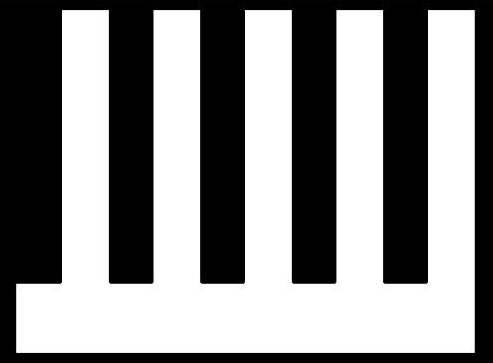
#> input picture Colored Polygons/GS1.jpeg, 493 x 363 px, given in place of PH1.png, which was not available
$ python 'Creating a polygon.py'
#> lines starting #> are read from the running program, lines starting #| are printed output that depends on the picture; after the words box and inside, x2 and y2 are one past the last pixel; in counts of white or black regions, pixels touching at a corner belong together; pictures that were not available may be replaced by others from this repository, and a replacement may not be noted
#Creating a polygdn
import numpy as np
import matplotlib.pyplot as plt
from PIL import Image
Dy = list()
'''P = [(24970,19250),(23600,19250),(20740,22110),(22790,24160),(19395,27554)\
    ,(17345,25504),(15560,27289),(15560,30215),(16490,30215),(16490,31500)\
    ,(20670,31500),(20670,33700),(23370,33700),(23370,31150),(25785,31150)\
    ,(25785,41415),(16740,41415),(16740,39400),(10060,39400),(10060,41415)\
    ,(4315,41415),(4315,39400),(1300,39400),(1300,31300),(3545,31300)\
    ,(3545,34300),(6245,34300),(6245,29085),(4785,29085),(4785,26570)\
    ,(2085,26570),(2085,28615),(0,28615),(0,21110),(11925,21110),(12445,21630)\
    ,(16865,17210),(14600,14946),(16407,13139),(14498,11230),(12691,13036)\
    ,(9085,9430),(11430,7085),(11430,4800),(19590,4800),(19590,9250),(26255,9250)\
    ,(26255,7085),(32000,7085),(32000,9720),(36510,9720),(36510,15050)\
    ,(34330,15050),(34330,12850),(31430,12850),(31430,19250),(34330,19250)\
    ,(34330,17050),(37480,17050),(37480,23430),(34330,23430),(34330,26060)\
    ,(28385,26060),(28385,24260),(24970,24260),(24970,19250)]
P = [(0,0),(100,0),(100,10),(100,50),(90,50),(90,10),(80,10),(80,50),(70,50)\
     ,(70,10),(60,10),(60,50),(50,50),(50,10),(40,10),(40,50)\
     ,(30,50),(30,10),(20,10),(20,50),(10,50),(10,10),(0,10),(0,0)]
P = [(24970,19250),(23600,19250),(20740,22110),(22790,24160),(19395,27554),\
    (17345,25504),(15560,27289),(15560,30215),(11165,30215),(11165,27915),\
    (12435,27915),(15220,24415),(12445,21630),(16865,17210),(19650,19995),\
    (23600,16045),(24970,16045)]
P = [(8,8),(9,6),(11,8),(10,10),(9,12),(6,12),(5,16),(3,13),(0,13),(4,10)\
       ,(0,0),(5,0),(8,2),(6,6),(7,7)]
P = [(12,3),(8,8),(14,8),(9,11),(4,8),\
       (6,5),(2,8.5),(4,11),(0.5,11),(-2,7.5),(2,6),(-3,6),\
       (-2,3),(3,0),(4,2),(8,0),(14,0),(16,2),(15,8),(13,7)]
P = [(0,0),(100,0),(100,10),(100,50),(90,50),(90,10),(80,10),(80,50),(70,50)\
    ,(70,10),(60,10),(60,50),(50,50),(50,10),(40,10),(40,50)\
    ,(30,50),(30,10),(20,10),(20,50),(10,50),(10,10),(0,10)]
P = [(0,0),(4,0),(4,4),(0,4)]
P = [(10,10),(8,6),(7,8),(5,6),(4,7),(2,3)\
       ,(0,4),(0,2),(1,1),(6,0),(8,0),(10,2),(9,4)]
P = [(1,1),(2,2),(1,5),(4,3),(5,7),(5,5),(10,10),(10,-5),(6,-1),(3,-3)]
P = [(3,16),(4,13),(5,11),(6,10),(8,9),(7,7),(5,4),(6,2),(7,4),(7,0),\
       (4,0),(1,0),(1,1),(2,1),(3,3),(2,3),(2,6),(1,3),(0,3),(1,6)]
P = [(4,4),(8,4),(8,0),(14,-5),(20,0),(20,6),(15,6),(15,10),\
    (20,10),(20,14),(16,14),(16,16),(10,16),(10,14),(6,14),(6,16),(2,16)\
       ,(2,14),(0,14),(-5,7),(0,0),(2,-2),(4,0),(4,4)]
P = [(4000,4000),(8000,4000),(8000,0),(14000,-5000),(20000,0),(20000,6000),(15000,6000),(15000,10000),\
    (20000,10000),(20000,14000),(16000,14000),(16000,16000),(10000,16000),(10000,14000),(6000,14000),(6000,16000),(2000,16000),\
    (2000,14000),(0,14000),(-5000,7000),(0,0),(2000,-2000),(4000,0),(4000,4000)]'''

# P = [(25,19),(23,19),(21,22),(23,24),(19,28)\
#     ,(17,26),(16,27),(16,30),(16,30),(16,32)\
#     ,(21,32),(21,34),(23,34),(23,31),(26,31)\
#     ,(26,41),(17,41),(17,39),(10,39),(10,41)\
#     ,(4,41),(4,39),(1,39),(1,31),(3,31)\
#     ,(3,34),(6,34),(6,29),(5,29),(5,27)\
#     ,(2,27),(2,29),(0,29),(0,21),(11,21),(12,22)\
#     ,(17,17),(15,15),(16,13),(14,11),(13,13)\
#     ,(9,9),(11,7),(11,5),(20,5),(20,9),(26,9)\
#     ,(26,7),(32,7),(32,10),(37,10),(37,15)\
#     ,(34,15),(34,13),(31,13),(31,19),(34,19)\
#     ,(34,17),(37,17),(37,23),(34,23),(34,26)\
#     ,(28,26),(28,24),(25,24)]

P = [(12,3),(8,8),(14,8),(9,11),(4,8),(6,5),(2,8.5),(4,11),(0.5,11),(-2,7.5),(2,6),(-3,6),(-2,3),(3,0),(4,2),(8,0),(14,0),(16,2),(15,8),(13,7)]

# P = [(10,10),(20,20),(10,50),(40,30),(50,70),(50,50),(100,100),(90,20)\
#         ,(90,-30),(60,-10),(30,-30),(10,10)]
def Plot_Polygon(P):
    plt.title('Polygon')
    for i in range(len(P)):
        xlst.append(P[i][0])
        ylst.append(P[i][1])
    plt.plot(xlst,ylst,color = 'b')
    return  plt.show()
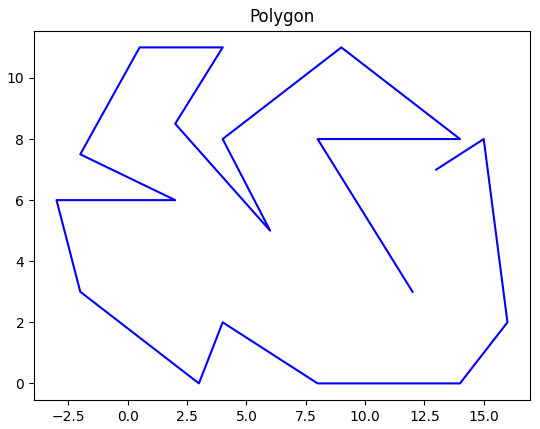
#> figure drawn by matplotlib, 1 panel
xlst = list()
ylst = list()
'''X = list()
Y = list()
while True:
    Vx = input("Enter the x coordinates:")
    if Vx == "done":break
    try: Vx = float(Vx)
    except: print("Invalid Input");continue
    X.append(Vx)
    Vy = input("Enter the y coordinates:")
    if Vy == "done":break
    try: Vy = float(Vy)
    except: print("Invalid Input");continue
    Y.append(Vy)
 P = [(X[i],Y[i]) for i in range(0,len(X))]'''
Plot_Polygon(P)

''' Grayscale Image and Binarizing the Image'''

image=Image.open('D:\Educational\A WPI Assignments and Materials\Motion Planning\Project\Colored Polygons\PH1.png')
#> image is the input picture: PIL image 493x363 RGB; min 0, max 255, mean 136.4
gray_image=image.convert('L')
gray_image_array=np.asarray(gray_image)

threshold = 200
gray_image = gray_image_array.copy()
gray_image[gray_image_array > threshold] = 0
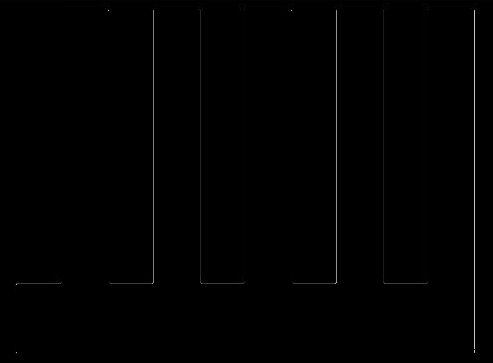
#> gray_image: shape (363, 493); min 0, max 198, mean 1
gray_image[gray_image_array <= threshold] = 255
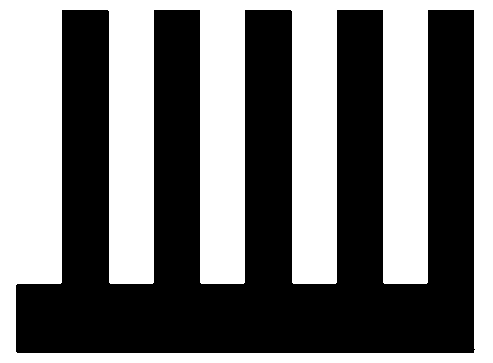
#> gray_image: shape (363, 493); 46.8% white; 1 white region, box (x1, y1, x2, y2) and area: (0, 0, 493, 363) 83783


plt.imshow(gray_image,cmap='gray', vmin = 0, vmax = 255)
plt.show()
